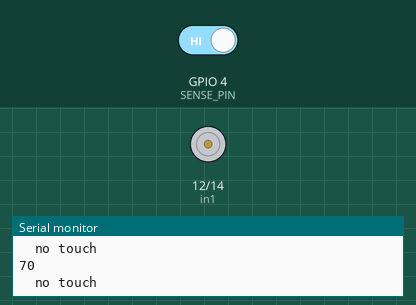
Simulated run of this sketch. Board: ESP32. Shown: motor-driver pin pairs drawn as motors (green arrow = first pin HIGH = forward, orange = second pin HIGH = backward, longer = more drive, scaled by the enable pin), the last lines printed to the serial monitor. The inputs (shaded band) are chosen by the test bench; at power-on: GPIO 4 (SENSE_PIN) HIGH.

Above: at 2.0 s.
2.1 s: GPIO 4 (SENSE_PIN) driven LOW
At 3.2 s:
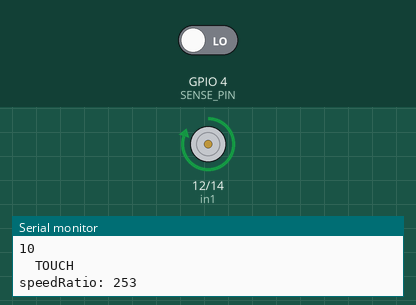
Timing chart, 0 to 5.1 s (numbered marks = the images above; inputs shaded):
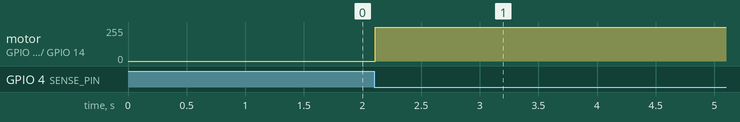

Measured:
- after the input at 2.1 s, motor on GPIO 12 (in1) / GPIO 14 (in2): stopped → forward 253/255 at once

The sketch:

Lab3-DisturbTheDead.ino
```cpp
/**
    An ESP32 Capacitive touch sensor using touchRead. Upon touch activation (or close hovering)
    the vibration motor is triggered as haptic feedback. The motot should be tapes to the tip of one's
    finger that is approaching the capacitive sensor electrode for the best effect.z

    SENSE: GPIO Pin used to detect the voltage
    * Pins:

    - Capacitive SENSE: GPIO_4
    - L239D Enable A: GPIO_13
    - L239D in1: GPIO_12
    - L239D in2: GPIO_14
*/

#include "CalibratedAverageTouchSensor.h"

// Params
#define TOUCH_DEVIATION 5 // this value may depend on the object and the person touching it, you should tune it
#define TOUCH_CALIBRATION_NUM_SAMPLES 30  // number of samples in calibration
#define TOUCH_CALIBRATION_DELAY_MS 20     // delay used between samples in calibration
#define TOUCH_READ_DELAY_MS 20 // delay used for the main "loop"

uint32_t touchActivationThreshold = 400;  // Adjust this after observing the serial output during touches
uint32_t hapticActivationSpeed = 80; // Value between 0->255 for speed, 0 is off, 255 is max

// Capacitive Pins
const int SENSE_PIN = 4; // 18;
CalibratedAverageTouchSensor touchSensor1 = CalibratedAverageTouchSensor(SENSE_PIN, TOUCH_DEVIATION);

// Motor Pins
const int enA = 13;
const int in1 = 12;
const int in2 = 14;

// The current motor speed
long currentMotorSpeed = 0;

void setup() {
  Serial.begin(115200);
  initCapacitiveSensor();
  initMotor();

}

void initCapacitiveSensor() {
  Serial.println("Init Cap sensor");
  // T1
  touchSensor1.calibrate(TOUCH_CALIBRATION_NUM_SAMPLES, TOUCH_CALIBRATION_DELAY_MS);
  Serial.print("T1 Average: ");
  Serial.println(touchSensor1.getAverage());

  Serial.println("Calibration Done.");
  delay(200);
}

void initMotor() {
  // Set all the pins as outputs
  pinMode(enA, OUTPUT);
  pinMode(in1, OUTPUT);
  pinMode(in2, OUTPUT);

  // Turn off the motor to start with
  stopMotor();
}

// Main loop
void loop() {
  bool isTouched = touchSensor1.isTouched(); //touchRead(SENSE_PIN); //.touch();//readSensor();
  if (isTouched) {
    Serial.println("  TOUCH");
    int sensedTouch = touchRead(SENSE_PIN);
    if(sensedTouch < 980){
      int speedRatio = map(sensedTouch, 0, 1100, 255, 0);

      // currentMotorSpeed = hapticActivationSpeed;
      Serial.print("speedRatio: ");
      Serial.println(speedRatio);
      currentMotorSpeed = speedRatio;

      setMotorDirForward();
      startMotorWithSpeed(currentMotorSpeed);
    }
  } else {
    Serial.println("  no touch");
    stopMotor();
  }
  delay(TOUCH_READ_DELAY_MS);
}

/////////////////////////
// Motor Functionality //
/////////////////////////
void setMotorDirForward() {
  digitalWrite(in1, HIGH);
  digitalWrite(in2, LOW);
}

void setMotorDirBack() {
  digitalWrite(in1, LOW);
  digitalWrite(in2, HIGH);
}

void stopMotor() {
  digitalWrite(enA, LOW);
  digitalWrite(in1, LOW);
  digitalWrite(in2, LOW);
}

void startMotor() {
  digitalWrite(enA, HIGH);
}

void startMotorWithSpeed(int speed) {
  analogWrite(enA, speed);
}
```

CalibratedAverageTouchSensor.h
```cpp
#pragma once // only import the header 1 time

class CalibratedAverageTouchSensor {
private:
  uint8_t touchPin;
  uint32_t averageValue;
  uint32_t deviationValue;

public:
  // Constructor
  CalibratedAverageTouchSensor(uint8_t pin, uint32_t deviation)
    : touchPin(pin),
      averageValue(0),
      deviationValue(deviation > 0 ? deviation : 1) {
  }

  void setDeviation(uint32_t deviation) {
    // Min deviation should be 1
    deviationValue = deviation > 0 ? deviation : 1;
  }

  uint32_t getAverage() const {
    return averageValue;
  }

  uint32_t getDeviation() const {
    return deviationValue;
  }

  // This is a blocking function (time is approx. sampleCount * delayMs)
  void calibrate(uint16_t sampleCount, uint32_t delayBetweenSamplesMs) {
    if (sampleCount == 0) {
      return;
    }

    uint64_t total = 0;

    for (uint16_t i = 0; i < sampleCount; i++) {
      total += touchRead(touchPin);
      delay(delayBetweenSamplesMs);
    }

    averageValue = total / sampleCount;
  }

  bool isTouched() const {
    uint32_t currentValue = touchRead(touchPin);
    Serial.println(currentValue);
    return currentValue < (averageValue - deviationValue);
  }
};
```
